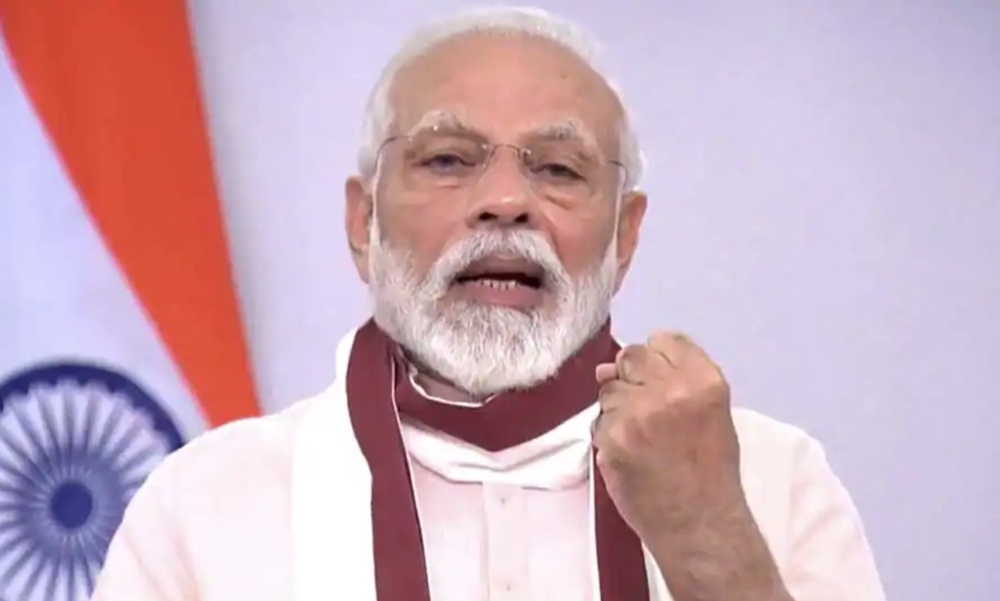
#> input picture Machine Learning/Modi.jpg, 1000 x 601 px, shrunk from 1766 x 1062 before the run
$ python face_detector.py
#> lines starting #> are read from the running program, lines starting #| are printed output that depends on the picture; after the words box and inside, x2 and y2 are one past the last pixel; in counts of white or black regions, pixels touching at a corner belong together
import cv2, os
from random import randrange

path = os.path.dirname(os.path.realpath(__file__))

trained_face_data = cv2.CascadeClassifier(path + '/haarcascade_frontalface_default.xml')

img = cv2.imread(path + '/Modi.jpg')
#> img is the input picture: shape (601, 1000, 3); mean B, G, R 187.9, 174, 204.3

# grey_scaled_img = cv2.cvtColor(img, cv2.COLOR_BGR2GRAY)

face_coordinates = trained_face_data.detectMultiScale(img)
#> face_coordinates = [[361, 51, 289, 289]]
# face_coordinates = trained_face_data.detectMultiScale(grey_scaled_img)

for (x, y, w, h) in face_coordinates:
    cv2.rectangle(img, (x,y), (x+w, y+h), (randrange(256), randrange(256), randrange(256)), 6)
#> this loop made 1 pass
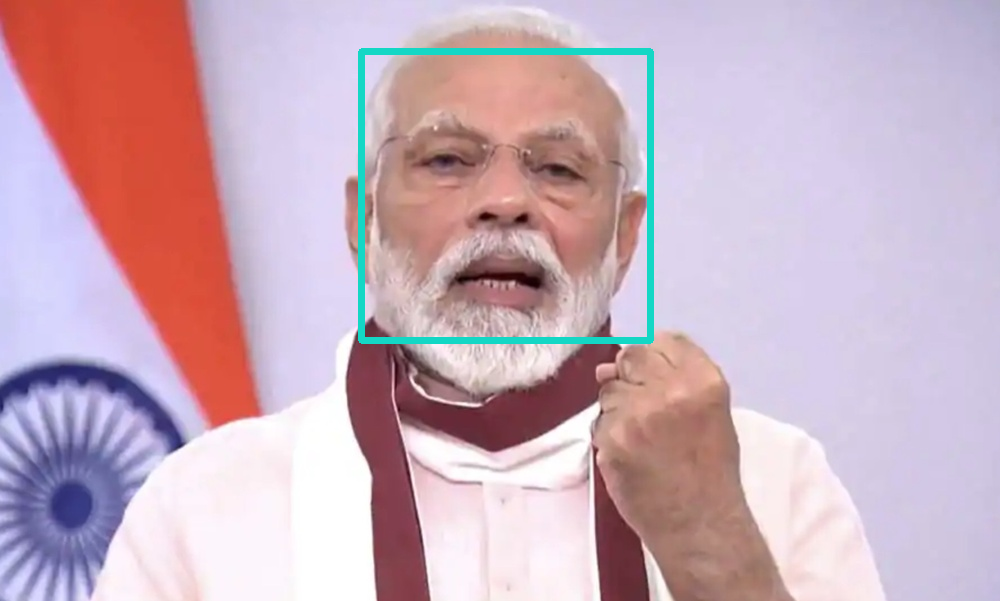
#> img: shape (601, 1000, 3); 1.34% of pixels changed, all inside (x1, y1, x2, y2) = (358, 48, 654, 344)

cv2.imshow('AayGupta\'s Face Detector', img)
# cv2.imshow('AayGupta\'s Face Detector', grey_scaled_img)
cv2.waitKey()

print('Face Detection')

$ run again, with Machine Learning/Obama.jpg copied over Machine Learning/Modi.jpg
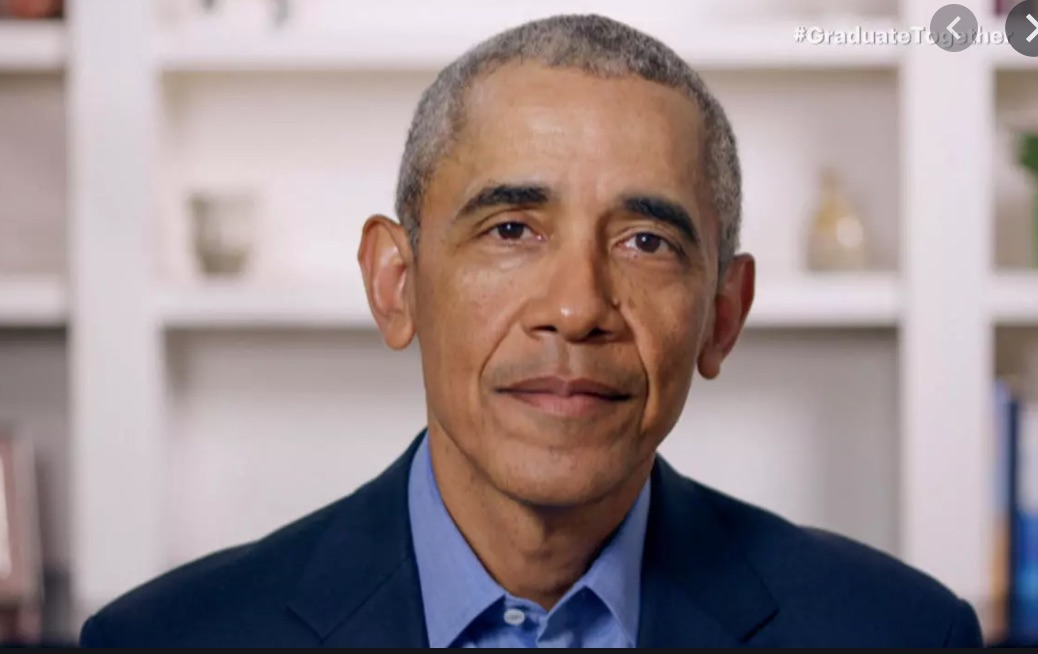
#> input picture Machine Learning/Obama.jpg, 1038 x 654 px
#> img is the input picture: shape (654, 1038, 3); mean B, G, R 141.7, 139.8, 154.3
#> face_coordinates = [[390, 85, 368, 368]]
#> the loop `for (x, y, w, h) in face_coordinates:` made 1 pass
#> after the loop `for (x, y, w, h) in face_coordinates:`:
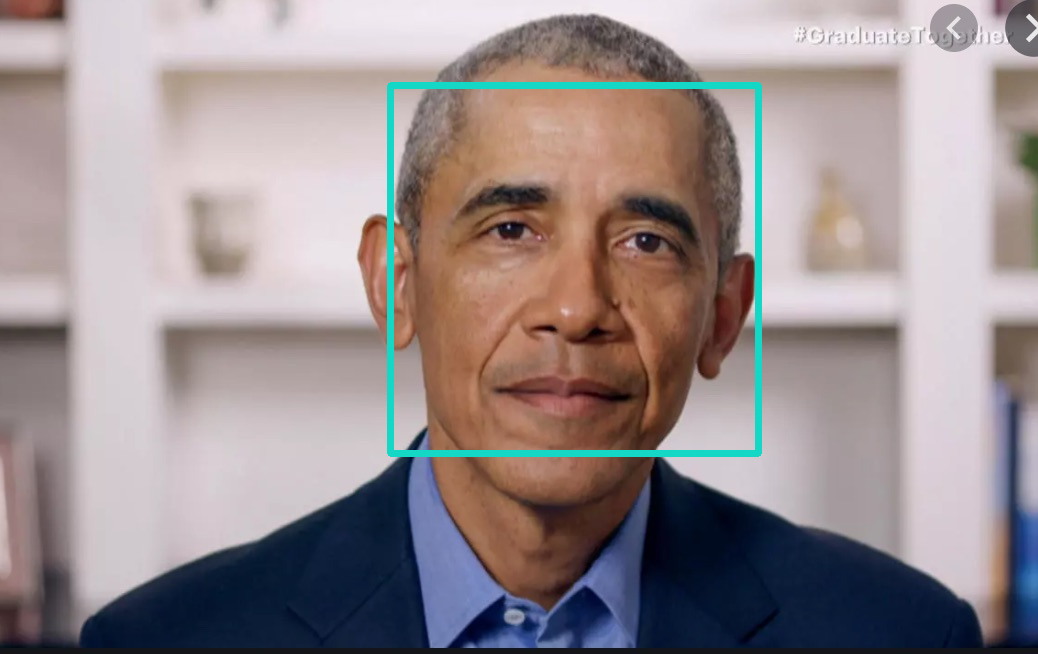
#> img: shape (654, 1038, 3); 1.51% of pixels changed, all inside (x1, y1, x2, y2) = (387, 82, 762, 457)
